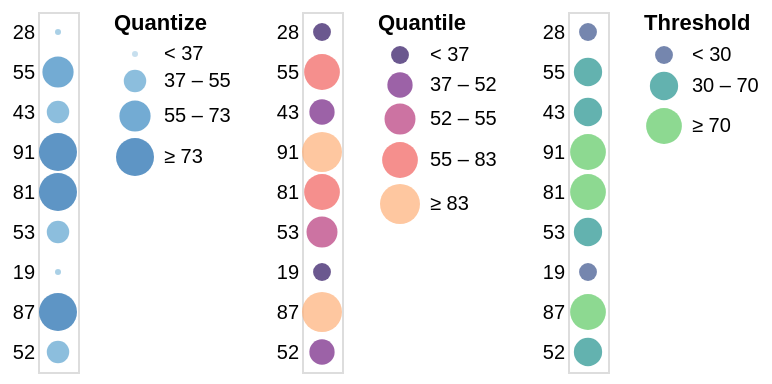

Here is the Vega-Lite specification saved for this chart:
### Vega specification from a JSON file in a GitHub repository (floating-point values rounded to 4 significant figures)
{"$schema": "https://vega.github.io/schema/vega/v5.json", "description": "Horizontally concatenated charts that show different types of discretizing scales.", "background": "white", "padding": 5, "data": [{"name": "source_0", "values": [{"a": "A", "b": 28}, {"a": "B", "b": 55}, {"a": "C", "b": 43}, {"a": "D", "b": 91}, {"a": "E", "b": 81}, {"a": "F", "b": 53}, {"a": "G", "b": 19}, {"a": "H", "b": 87}, {"a": "I", "b": 52}]}, {"name": "data_1", "source": "source_0", "transform": [{"type": "filter", "expr": "isValid(datum[\"b\"]) && isFinite(+datum[\"b\"])"}]}, {"name": "data_2", "source": "source_0", "transform": [{"type": "filter", "expr": "isValid(datum[\"b\"]) && isFinite(+datum[\"b\"])"}]}, {"name": "data_3", "source": "source_0", "transform": [{"type": "filter", "expr": "isValid(datum[\"b\"]) && isFinite(+datum[\"b\"])"}]}], "signals": [{"name": "childWidth", "value": 20}, {"name": "concat_0_y_step", "value": 20}, {"name": "concat_0_height", "update": "bandspace(domain('concat_0_y').length, 1, 0.5) * concat_0_y_step"}, {"name": "concat_1_y_step", "value": 20}, {"name": "concat_1_height", "update": "bandspace(domain('concat_1_y').length, 1, 0.5) * concat_1_y_step"}, {"name": "concat_2_y_step", "value": 20}, {"name": "concat_2_height", "update": "bandspace(domain('concat_2_y').length, 1, 0.5) * concat_2_y_step"}], "layout": {"padding": 20, "bounds": "full", "align": "each"}, "marks": [{"type": "group", "name": "concat_0_group", "style": "cell", "encode": {"update": {"width": {"signal": "childWidth"}, "height": {"signal": "concat_0_height"}}}, "signals": [{"name": "width", "update": "childWidth"}], "marks": [{"name": "concat_0_marks", "type": "symbol", "style": ["circle"], "from": {"data": "data_1"}, "encode": {"update": {"opacity": {"value": 0.7}, "fill": {"scale": "concat_0_color", "field": "b"}, "ariaRoleDescription": {"value": "circle"}, "description": {"signal": "\"b: \" + (isValid(datum[\"b\"]) ? datum[\"b\"] : \"\"+datum[\"b\"])"}, "x": {"signal": "childWidth", "mult": 0.5}, "y": {"scale": "concat_0_y", "field": "b"}, "size": {"scale": "concat_0_size", "field": "b"}, "shape": {"value": "circle"}}}}], "axes": [{"scale": "concat_0_y", "orient": "left", "grid": false, "domain": false, "ticks": false, "zindex": 0}], "legends": [{"title": "Quantize", "fill": "concat_0_color", "symbolType": "circle", "encode": {"symbols": {"update": {"opacity": {"value": 0.7}}}}, "size": "concat_0_size"}]}, {"type": "group", "name": "concat_1_group", "style": "cell", "encode": {"update": {"width": {"signal": "childWidth"}, "height": {"signal": "concat_1_height"}}}, "signals": [{"name": "width", "update": "childWidth"}], "marks": [{"name": "concat_1_marks", "type": "symbol", "style": ["circle"], "from": {"data": "data_2"}, "encode": {"update": {"opacity": {"value": 0.7}, "fill": {"scale": "concat_1_color", "field": "b"}, "ariaRoleDescription": {"value": "circle"}, "description": {"signal": "\"b: \" + (isValid(datum[\"b\"]) ? datum[\"b\"] : \"\"+datum[\"b\"])"}, "x": {"signal": "childWidth", "mult": 0.5}, "y": {"scale": "concat_1_y", "field": "b"}, "size": {"scale": "concat_1_size", "field": "b"}, "shape": {"value": "circle"}}}}], "axes": [{"scale": "concat_1_y", "orient": "left", "grid": false, "domain": false, "ticks": false, "zindex": 0}], "legends": [{"format": "d", "title": "Quantile", "fill": "concat_1_color", "labelOverlap": "greedy", "symbolType": "circle", "encode": {"symbols": {"update": {"opacity": {"value": 0.7}}}}, "size": "concat_1_size"}]}, {"type": "group", "name": "concat_2_group", "style": "cell", "encode": {"update": {"width": {"signal": "childWidth"}, "height": {"signal": "concat_2_height"}}}, "signals": [{"name": "width", "update": "childWidth"}], "marks": [{"name": "concat_2_marks", "type": "symbol", "style": ["circle"], "from": {"data": "data_3"}, "encode": {"update": {"opacity": {"value": 0.7}, "fill": {"scale": "concat_2_color", "field": "b"}, "ariaRoleDescription": {"value": "circle"}, "description": {"signal": "\"b: \" + (isValid(datum[\"b\"]) ? datum[\"b\"] : \"\"+datum[\"b\"])"}, "x": {"signal": "childWidth", "mult": 0.5}, "y": {"scale": "concat_2_y", "field": "b"}, "size": {"scale": "concat_2_size", "field": "b"}, "shape": {"value": "circle"}}}}], "axes": [{"scale": "concat_2_y", "orient": "left", "grid": false, "domain": false, "ticks": false, "zindex": 0}], "legends": [{"title": "Threshold", "fill": "concat_2_color", "labelOverlap": "greedy", "symbolType": "circle", "encode": {"symbols": {"update": {"opacity": {"value": 0.7}}}}, "size": "concat_2_size"}]}], "scales": [{"name": "concat_0_y", "type": "point", "domain": {"data": "data_1", "field": "b"}, "range": {"step": {"signal": "concat_0_y_step"}}, "padding": 0.5}, {"name": "concat_0_color", "type": "quantize", "domain": {"data": "data_1", "field": "b"}, "range": "ramp", "zero": true, "interpolate": "hcl"}, {"name": "concat_0_size", "type": "quantize", "domain": {"data": "data_1", "field": "b"}, "range": {"signal": "sequence(9, 361 + (361 - 9) / (4 - 1), (361 - 9) / (4 - 1))"}, "zero": false}, {"name": "concat_1_y", "type": "point", "domain": {"data": "data_2", "field": "b"}, "range": {"step": {"signal": "concat_1_y_step"}}, "padding": 0.5}, {"name": "concat_1_color", "type": "quantile", "domain": {"data": "data_2", "field": "b"}, "range": {"scheme": "magma"}, "interpolate": "hcl"}, {"name": "concat_1_size", "type": "quantile", "domain": {"data": "data_2", "field": "b"}, "range": [80, 160, 240, 320, 400]}, {"name": "concat_2_y", "type": "point", "domain": {"data": "data_3", "field": "b"}, "range": {"step": {"signal": "concat_2_y_step"}}, "padding": 0.5}, {"name": "concat_2_color", "type": "threshold", "domain": [30, 70], "range": {"scheme": "viridis"}, "interpolate": "hcl"}, {"name": "concat_2_size", "type": "threshold", "domain": [30, 70], "range": [80, 200, 320]}], "config": {"projection": {"type": "equalEarth"}}}
